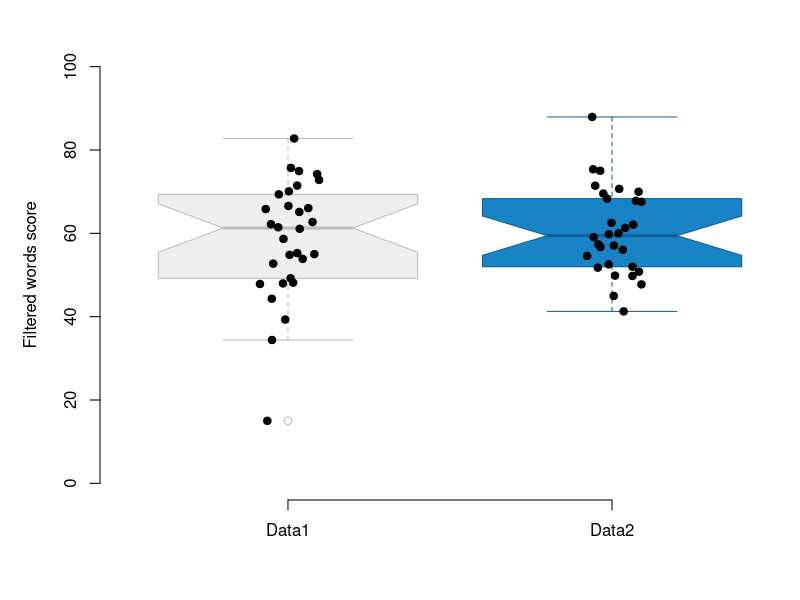

The R source for this figure:
# Box plot combined with strip chart
# Sometimes it can look really nice to combine a strip chart with a box plot
# Luckily that is very easy to do.
# In this case it is made more complicated by having individual colors for each 
# box, but it can easily be replaced by a single color instead.


# Generate data set for plotting ---- 
set.seed(52)
data1 <- rnorm(30, mean = 60, sd = 12) # generate data
data2 <- rnorm(30, mean = 60, sd = 12) # generate data
data1[29] <- 15 # make outlier
data2 <- c(data1,data2)
name <- rep(c('Data1','Data2'),c(30,30)) # make a list of 30 times "data1" and 30 times "data2"


# Plot the box plot ----
par(mai =  c(1, 1, 0.5, 0))
p <-boxplot(data2 ~ name,
            boxwex = 0.8, # box width
            notch = TRUE,
            frame = FALSE,
            col = c('#EEEEEE',"#1984c5"),    # box color for each individual box
            border = c('#BBBBBB',"#115f9a"), # border of box color for each individual box
            #main = '', # title 
            xlab = '',
            ylab = 'Filtered words score',
            ylim = c(0,100), # 
            xlim = c(0.5,2.5),
            horizontal = FALSE)

# plot the strip chart on top of the box plot ----
stripchart(data2 ~ name, 
          # subset = name=='Data1', # here I could select to only show part of the data as points
           vertical = TRUE, 
           method = "jitter",   # Jitter the symbols so they don't lie on top of each other 
           add = TRUE,          # this indicates that the plot should be added to the boxplot
           pch = 19)            # Symbol for the datapoints
